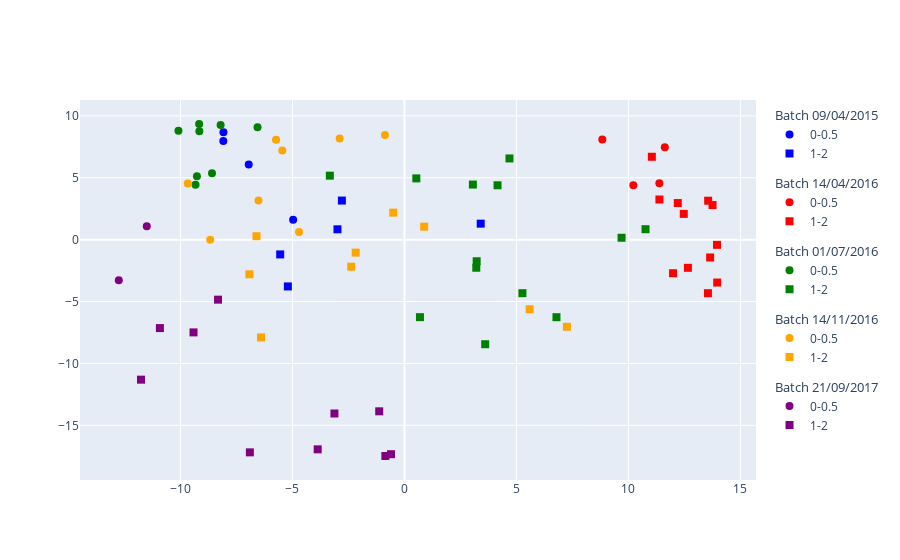

The notebook cell saved with this chart:
### Markdown cell above
### The AD dataset in brief
`abaco` also provides plotting functions to easily explore the data. Here we use `BatchEffectPlots.plotPCoA()` to visualize the batch and biological effects on the data.

### Code cell
from abaco.BatchEffectPlots import plotPCoA

# pcoa
plotPCoA(
    data=df_ad, 
    sample_label=id_col, 
    batch_label=batch_col, 
    experiment_label=bio_col,
)

### Figure 1 — Plotly figure (JSON) as saved in the notebook; plotly's stock layout.template omitted (floating-point values rounded to 4 significant figures)
{"data": [{"legendgroup": "09/04/2015", "legendgrouptitle": {"text": "Batch 09/04/2015"}, "marker": {"color": ["blue", "blue", "blue", "blue"], "size": 8, "symbol": ["circle", "circle", "circle", "circle"]}, "mode": "markers", "name": "0-0.5", "type": "scatter", "x": [-8.082, -8.09, -6.955, -4.971], "y": [8.668, 7.966, 6.065, 1.597]}, {"legendgroup": "09/04/2015", "legendgrouptitle": {"text": "Batch 09/04/2015"}, "marker": {"color": ["blue", "blue", "blue", "blue", "blue"], "size": 8, "symbol": ["square", "square", "square", "square", "square"]}, "mode": "markers", "name": "1-2", "type": "scatter", "x": [-2.795, -2.992, -5.207, -5.549, 3.404], "y": [3.158, 0.835, -3.78, -1.193, 1.291]}, {"legendgroup": "14/04/2016", "legendgrouptitle": {"text": "Batch 14/04/2016"}, "marker": {"color": ["red", "red", "red", "red"], "size": 8, "symbol": ["circle", "circle", "circle", "circle"]}, "mode": "markers", "name": "0-0.5", "type": "scatter", "x": [8.835, 11.38, 11.63, 10.22], "y": [8.086, 4.561, 7.472, 4.402]}, {"legendgroup": "14/04/2016", "legendgrouptitle": {"text": "Batch 14/04/2016"}, "marker": {"color": ["red", "red", "red", "red", "red", "red", "red", "red", "red", "red", "red", "red"], "size": 8, "symbol": ["square", "square", "square", "square", "square", "square", "square", "square", "square", "square", "square", "square"]}, "mode": "markers", "name": "1-2", "type": "scatter", "x": [11.05, 11.38, 12.21, 12.47, 13.96, 13.96, 13.56, 13.65, 13.55, 13.76, 12.66, 11.99], "y": [6.695, 3.24, 2.957, 2.081, -0.4217, -3.466, 3.146, -1.44, -4.327, 2.795, -2.276, -2.715]}, {"legendgroup": "01/07/2016", "legendgrouptitle": {"text": "Batch 01/07/2016"}, "marker": {"color": ["green", "green", "green", "green", "green", "green", "green", "green"], "size": 8, "symbol": ["circle", "circle", "circle", "circle", "circle", "circle", "circle", "circle"]}, "mode": "markers", "name": "0-0.5", "type": "scatter", "x": [-9.159, -8.209, -10.09, -8.594, -6.562, -9.169, -9.33, -9.267], "y": [8.762, 9.265, 8.805, 5.364, 9.087, 9.342, 4.425, 5.125]}, {"legendgroup": "01/07/2016", "legendgrouptitle": {"text": "Batch 01/07/2016"}, "marker": {"color": ["green", "green", "green", "green", "green", "green", "green", "green", "green", "green", "green", "green", "green"], "size": 8, "symbol": ["square", "square", "square", "square", "square", "square", "square", "square", "square", "square", "square", "square", "square"]}, "mode": "markers", "name": "1-2", "type": "scatter", "x": [4.689, -3.332, 10.76, 6.788, 0.5292, 9.694, 5.267, 0.6914, 3.055, 3.207, 3.604, 4.156, 3.225], "y": [6.56, 5.167, 0.8422, -6.267, 4.948, 0.1507, -4.327, -6.265, 4.45, -2.27, -8.451, 4.391, -1.746]}, {"legendgroup": "14/11/2016", "legendgrouptitle": {"text": "Batch 14/11/2016"}, "marker": {"color": ["orange", "orange", "orange", "orange", "orange", "orange", "orange", "orange"], "size": 8, "symbol": ["circle", "circle", "circle", "circle", "circle", "circle", "circle", "circle"]}, "mode": "markers", "name": "0-0.5", "type": "scatter", "x": [-2.893, -5.735, -9.675, -0.8707, -8.675, -5.454, -6.519, -4.708], "y": [8.171, 8.063, 4.536, 8.463, 0.0004965, 7.205, 3.158, 0.6153]}, {"legendgroup": "14/11/2016", "legendgrouptitle": {"text": "Batch 14/11/2016"}, "marker": {"color": ["orange", "orange", "orange", "orange", "orange", "orange", "orange", "orange", "orange"], "size": 8, "symbol": ["square", "square", "square", "square", "square", "square", "square", "square", "square"]}, "mode": "markers", "name": "1-2", "type": "scatter", "x": [-6.608, -2.177, -6.406, -0.5016, 0.88, -6.924, -2.377, 7.252, 5.59], "y": [0.2749, -1.047, -7.902, 2.181, 1.051, -2.8, -2.187, -7.039, -5.627]}, {"legendgroup": "21/09/2017", "legendgrouptitle": {"text": "Batch 21/09/2017"}, "marker": {"color": ["purple", "purple"], "size": 8, "symbol": ["circle", "circle"]}, "mode": "markers", "name": "0-0.5", "type": "scatter", "x": [-11.51, -12.76], "y": [1.084, -3.29]}, {"legendgroup": "21/09/2017", "legendgrouptitle": {"text": "Batch 21/09/2017"}, "marker": {"color": ["purple", "purple", "purple", "purple", "purple", "purple", "purple", "purple", "purple", "purple"], "size": 8, "symbol": ["square", "square", "square", "square", "square", "square", "square", "square", "square", "square"]}, "mode": "markers", "name": "1-2", "type": "scatter", "x": [-8.325, -10.92, -11.77, -9.42, -3.127, -0.6, -3.875, -6.904, -1.127, -0.8532], "y": [-4.85, -7.147, -11.31, -7.494, -14.05, -17.34, -16.94, -17.19, -13.87, -17.48]}], "layout": {}}
